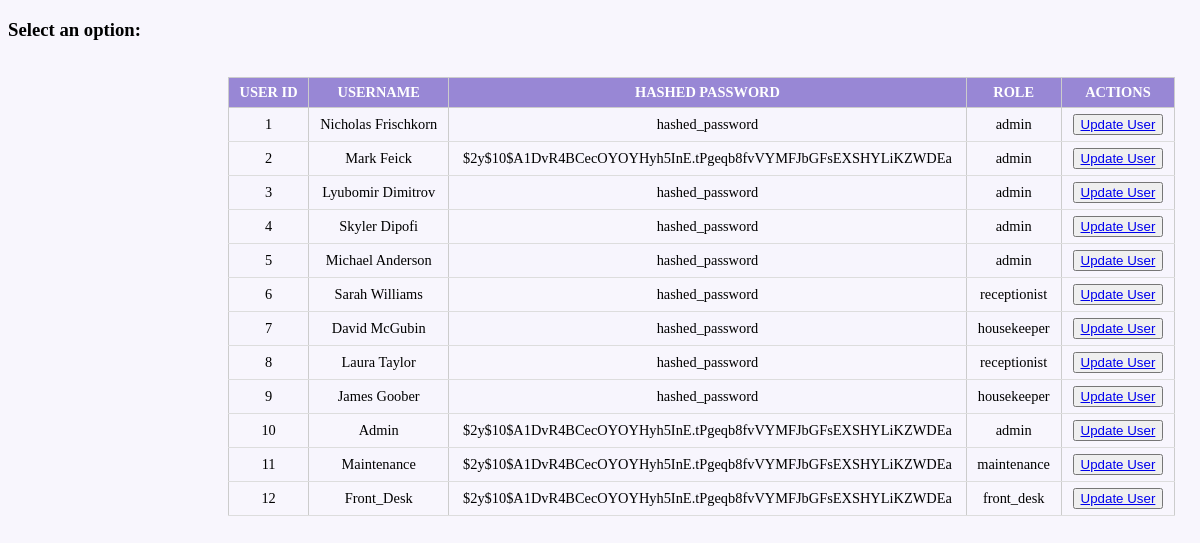
The app's page /Website/homepage/Homepage-Type/Admin/selectUsers.php, older data.
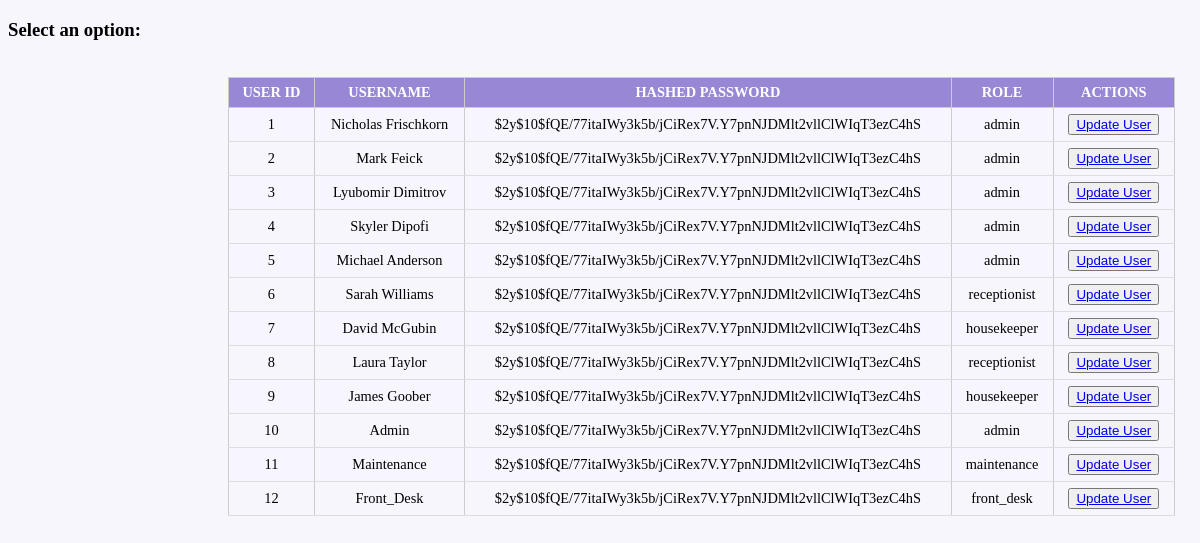
The same page, newer data.
### tables this page shows
CREATE TABLE users (
    u_id INT AUTO_INCREMENT PRIMARY KEY,
    username VARCHAR(50) NOT NULL UNIQUE,
    password VARCHAR(255) NOT NULL,
    role VARCHAR(50) NOT NULL  
);

### Website/homepage/Homepage-Type/Admin/selectUsers.php (the view, shortened to what this page needs)
<?php
require_once('../../Website/inc/db_connect.php');
$queryUsers = "
SELECT
  u_id,
  username,
  password,
  role
FROM
  users
";
$statementUsers = $db->prepare($queryUsers);
$statementUsers->execute();
$items = $statementUsers->fetchAll();
?>
<!DOCTYPE HTML>
<html>
	<head>
		<link rel="stylesheet" type="text/css" href="../inc/homepage_main.css">
	</head>
	<main>
		<body>
			<div id="data">
				 <h3>Select an option: </h3>
			</div>
			<br>
			<table>
				<tr>
					<th>User ID</th>
					<th>Username</th>
					<th>Hashed Password</th>
					<th>Role</th>
					<th>Actions</th>
				</tr>
				<?php foreach ($items as $item) : ?>
				<tr>
					<td><?php echo $item['u_id']; ?></td>
					<td><?php echo $item['username']; ?></td>
					<td><?php echo $item['password']; ?></td>
					<td><?php echo $item['role']; ?></td>
					<td><button><a href="?update_id=<?php echo $item['u_id']; ?>">Update User</a></button></td>
				</tr>
				<?php endforeach; ?>
			</table>
		</body>
	</main>
</html>

### Website/inc/homepage_main.css (style rules this page uses)
body { background-size: 100%; background-repeat: no-repeat; background-position: center; background-color: #f8f6fd; height: 100vh; }
table { width: 100%; border-collapse: collapse; background-color: transparent; }
table th, table td { padding: 6px 10px; text-align: center; font-size: 0.9rem; }
table th { background-color: #9887d5; color: white; font-weight: bold; text-transform: uppercase; font-size: 0.9rem; }
table tr:nth-child(even) { background-color: rgba(248, 246, 253, 0.5); }
table td { border-bottom: 1px solid #ddd; }

### Website/homepage/Homepage-Type/Admin/selectUsers.php (style rules this page uses)
td { padding: 10px 20px; }
table { margin-left: 220px; width: 80%; max-width: 1000px; border-collapse: collapse; }
th, td { padding: 12px; border: 1px solid #ccc; text-align: left; }

Row changes from the older to the newer data that the page shows:
changed users "Nicholas Frischkorn": password "hashed_password" → "$2y$10$fQE/77itaIWy3k5b/jCiRex7V.Y7pnNJDMlt2vllClWIqT3ezC4hS"
changed users "Mark Feick": password "$2y$10$A1DvR4BCecOYOYHyh5InE.tPgeqb8fvVYMFJbGFsEXSHYLiKZWDEa" → "$2y$10$fQE/77itaIWy3k5b/jCiRex7V.Y7pnNJDMlt2vllClWIqT3ezC4hS"
changed users "Lyubomir Dimitrov": password "hashed_password" → "$2y$10$fQE/77itaIWy3k5b/jCiRex7V.Y7pnNJDMlt2vllClWIqT3ezC4hS"
changed users "Skyler Dipofi": password "hashed_password" → "$2y$10$fQE/77itaIWy3k5b/jCiRex7V.Y7pnNJDMlt2vllClWIqT3ezC4hS"
changed users "Michael Anderson": password "hashed_password" → "$2y$10$fQE/77itaIWy3k5b/jCiRex7V.Y7pnNJDMlt2vllClWIqT3ezC4hS"
changed users "Sarah Williams": password "hashed_password" → "$2y$10$fQE/77itaIWy3k5b/jCiRex7V.Y7pnNJDMlt2vllClWIqT3ezC4hS"
changed users "David McGubin": password "hashed_password" → "$2y$10$fQE/77itaIWy3k5b/jCiRex7V.Y7pnNJDMlt2vllClWIqT3ezC4hS"
changed users "Laura Taylor": password "hashed_password" → "$2y$10$fQE/77itaIWy3k5b/jCiRex7V.Y7pnNJDMlt2vllClWIqT3ezC4hS"
changed users "James Goober": password "hashed_password" → "$2y$10$fQE/77itaIWy3k5b/jCiRex7V.Y7pnNJDMlt2vllClWIqT3ezC4hS"
changed users "Admin": password "$2y$10$A1DvR4BCecOYOYHyh5InE.tPgeqb8fvVYMFJbGFsEXSHYLiKZWDEa" → "$2y$10$fQE/77itaIWy3k5b/jCiRex7V.Y7pnNJDMlt2vllClWIqT3ezC4hS"
changed users "Maintenance": password "$2y$10$A1DvR4BCecOYOYHyh5InE.tPgeqb8fvVYMFJbGFsEXSHYLiKZWDEa" → "$2y$10$fQE/77itaIWy3k5b/jCiRex7V.Y7pnNJDMlt2vllClWIqT3ezC4hS"
changed users "Front_Desk": password "$2y$10$A1DvR4BCecOYOYHyh5InE.tPgeqb8fvVYMFJbGFsEXSHYLiKZWDEa" → "$2y$10$fQE/77itaIWy3k5b/jCiRex7V.Y7pnNJDMlt2vllClWIqT3ezC4hS"
